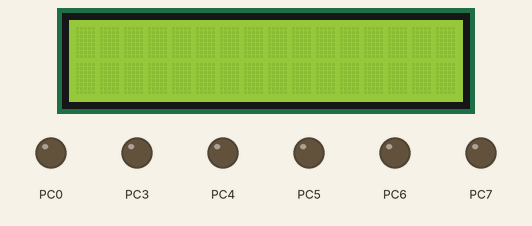
Simulated run of this program. Board: ATmega32, built with avr-gcc and emulated at 16 MHz. Parts: 16×2 character LCD, output pins drawn as LEDs (lit = HIGH). Wiring (inferred from the signals the program sends): character LCD (HD44780): RS PC2; E PC1; data PD0, PD1, PD2, PD3, PD4, PD5, PD6, PD7. Pins used as bus, display or sensor lines are not drawn. At 6.5 s the program stops and its outputs stay as they are.

Above: at 0.3 s.
At 3.1 s:
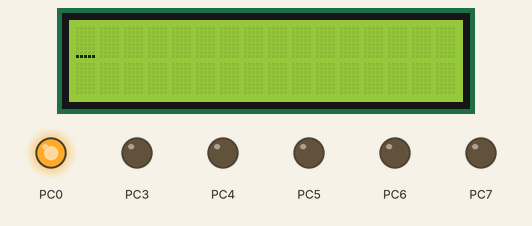
At 4.1 s:
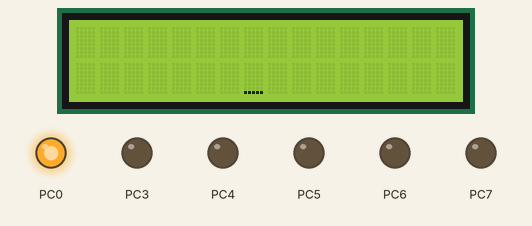
Timing chart, 0 to 5.6 s (numbered marks = the images above):
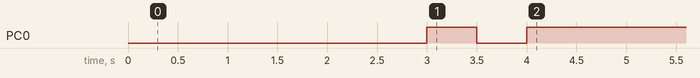

Measured:
- by itself, PC0: LOW → HIGH at 3.0 s, → LOW 0.50 s later, → HIGH 0.50 s later

The program:

main.c
```c
/*
 * lcd4bit.c
 *
 * Created: 19-12-2020 15:01:56
 * Author : rohit
 */

#include <avr/io.h>
#define F_CPU 16e6
#include <util/delay.h>
void lcdDisplay(const char*);
void lcd_cmd(int);
void lcd_data(int);
int main(void)
{  DDRD=0xff;
	DDRC=0xff;
		lcd_cmd(0x02);
		lcd_cmd(0x28);
		lcd_cmd(0x06);
		lcd_cmd(0x0E);
		lcd_cmd(0x01);
		lcd_cmd(0x80);
	lcd_data('a');
	lcd_cmd(0xc7);
	lcdDisplay("hello");
	/* Replace with your application code */
	while (1)
	{
	}
}
void lcd_cmd(int cmd){
	int temp=cmd&0xF0;
	PORTD=temp;
	PORTC=0x02;
	_delay_ms(250);
	PORTC=0x00;
	temp=cmd&0x0F;
	PORTD=temp<<4;
	PORTC=0x02;
	_delay_ms(250);
	PORTC=0x00;
}

void lcd_data(int data){
	int temp=data&0xF0;
	PORTD=temp;
	PORTC=0x03;
	_delay_ms(250);
	PORTC=0x01;
	 temp=data&0x0F;
	 PORTD=temp<<4;
	 PORTC=0x03;
	 _delay_ms(250);
	 PORTC=0x01;
}
void lcdDisplay(const char *str){
	while(*str!='\0'){
		lcd_data(*str);
		str++;
	}}
```
